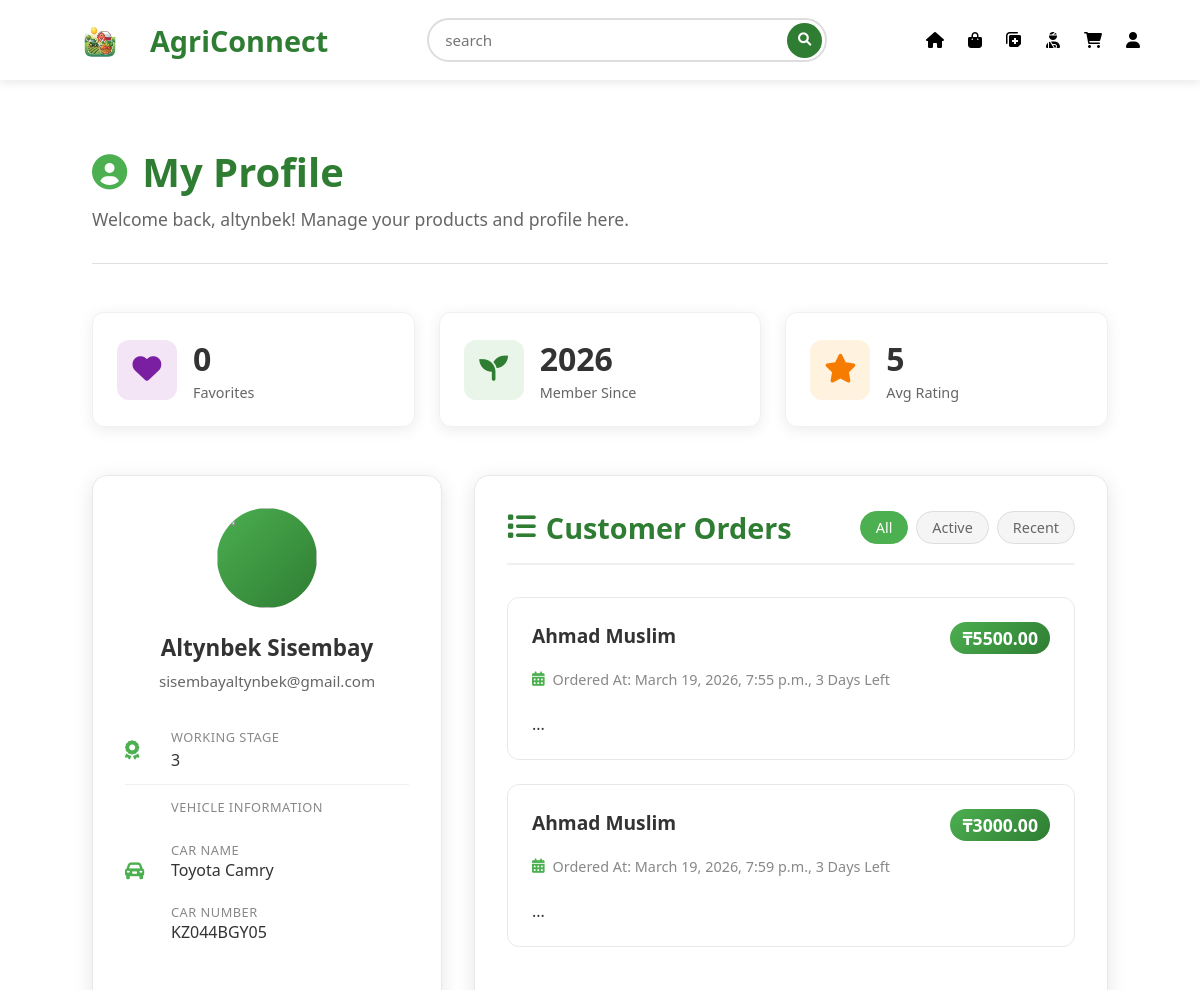
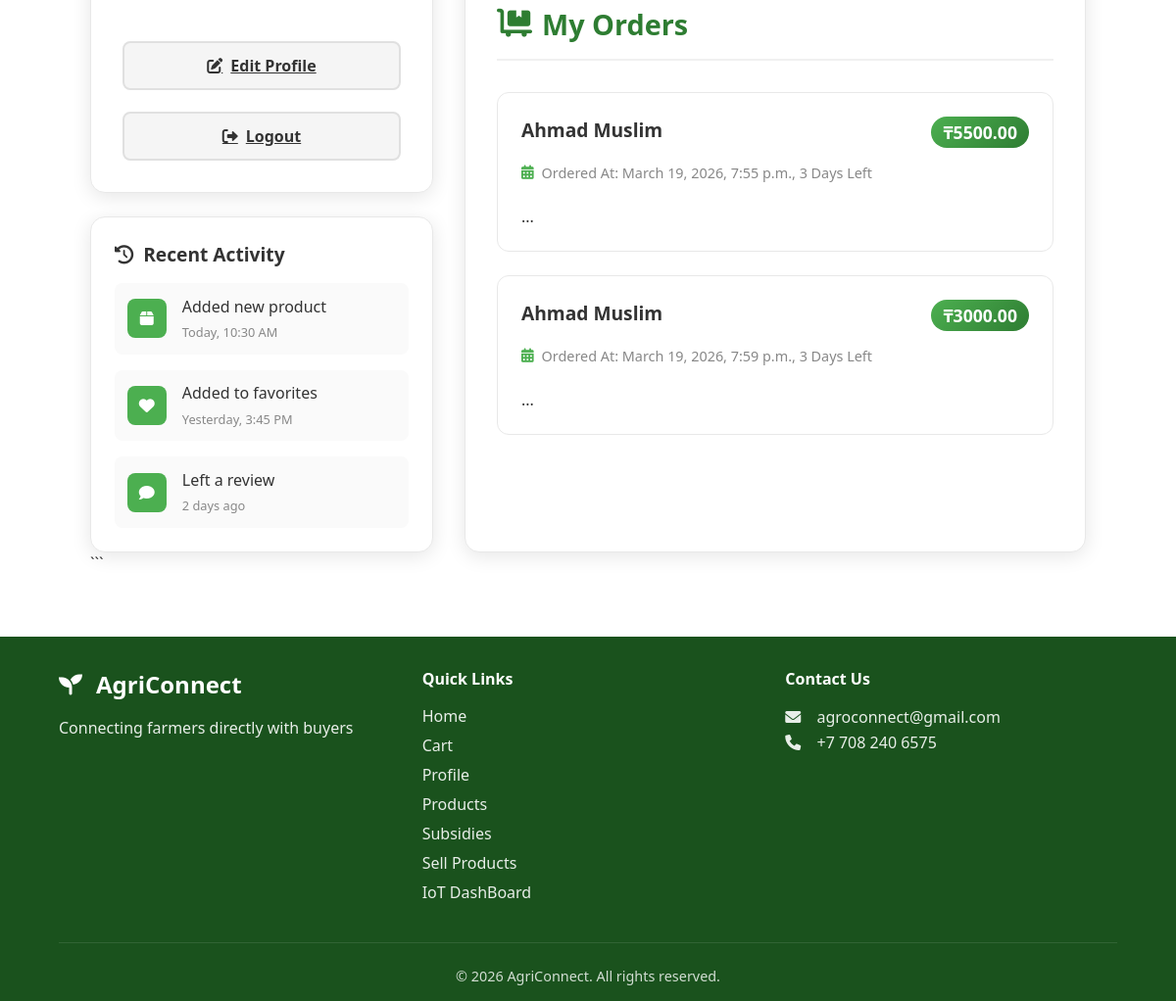
/profile/ (signed in), run on an earlier commit of the app's database (2 pictures, top to bottom).
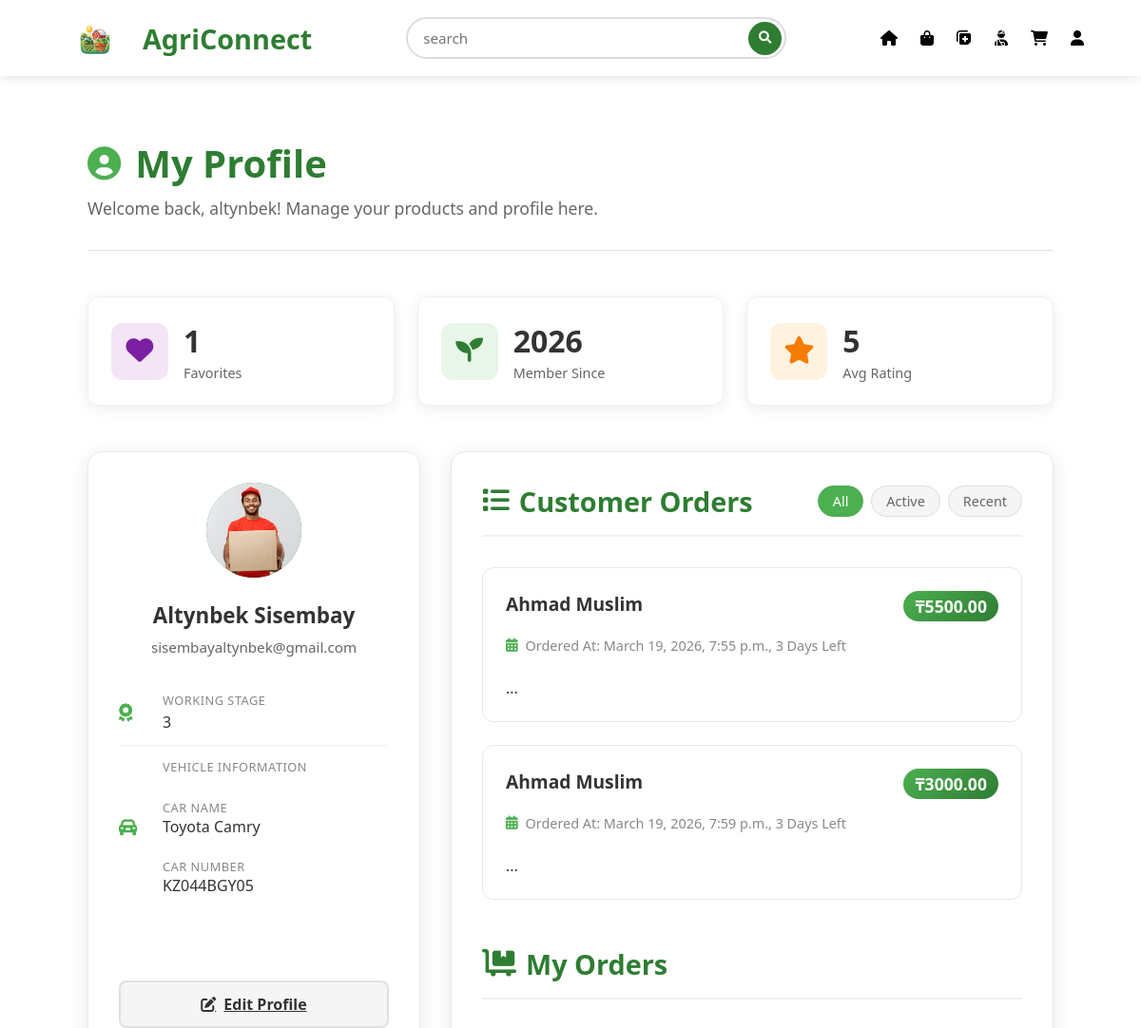
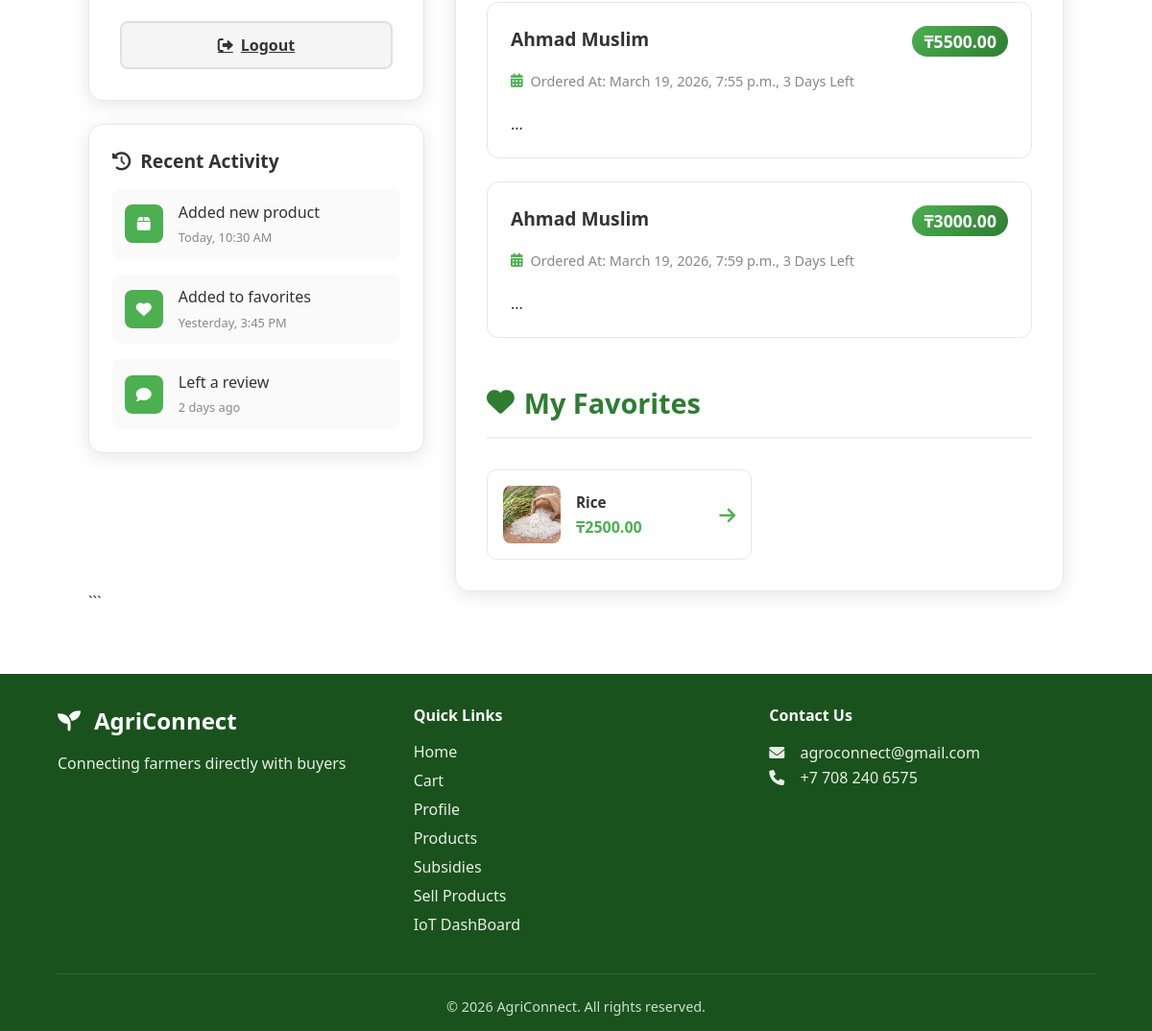
And on a later commit of the database (2 pictures, top to bottom).
### farmer_app/models.py (models this page shows, shortened)
class Buyer(models.Model):
    user = models.OneToOneField(settings.AUTH_USER_MODEL, on_delete=models.CASCADE)
    avatar = models.ImageField(upload_to="avatars/", blank=True, null=True)
    name = models.CharField(max_length=50)
    liked_products = models.ManyToManyField(
        'Products',
        blank=True,
        related_name='liked_by'
    )

class Order(models.Model):
    buyer = models.ForeignKey(Buyer, on_delete=models.CASCADE)
    delivery = models.ForeignKey(Deliveries, on_delete=models.SET_NULL, null=True)
    total_price = models.DecimalField(max_digits=10, decimal_places=2)
    created_at = models.DateTimeField(auto_now_add=True)

class Deliveries(models.Model):
    buyer = models.OneToOneField(Buyer, on_delete=models.CASCADE)
    vehicle = models.OneToOneField(CarDetails, on_delete=models.CASCADE)
    fullname = models.CharField(max_length=255)
    image = models.ImageField(upload_to="delivery_images/", blank=True, null=True)
    STATUS_CHOICES = [
        (1, 'Beginner'),
        (2, 'Intermediate'),
        (3, 'Professional'),
    ]
    working_stage = models.IntegerField(choices=STATUS_CHOICES)
    recommendation = models.TextField()

class Products(models.Model):
    image = models.ImageField(upload_to="products/", null=True, blank=True)
    farmer = models.ForeignKey(Farmer, on_delete=models.CASCADE)
    name = models.CharField(max_length=120)
    slug = AutoSlugField(populate_from='name', unique=True, always_update=False)
    price = models.DecimalField(
        max_digits=10,
        decimal_places=2,
        validators=[MinValueValidator(Decimal('0.01'))]
    )
    excerpt = models.CharField(max_length=200, null=True, blank=True)
    description = models.TextField()
    harvest_date = models.DateField(default=timezone.now)
    category = models.ForeignKey(Categories, on_delete=models.CASCADE)

### farmer_app/views.py (the view, shortened to what this page needs)
# urls.py: path('profile/', views.profile, name='profile'),
@login_required
def profile(request):
    buyer = getattr(request.user, "buyer", None)
    farmer = getattr(buyer, "farmer", None)
    delivery = getattr(buyer, "deliveries", None)
    products = Products.objects.filter(farmer=farmer) if farmer else []
    orders = Order.objects.filter(delivery=delivery) if delivery else []
    my_orders = Order.objects.filter(delivery=delivery) if delivery else []
    return render(request, "profile.html", {
        "buyer": buyer,
        "farmer": farmer,
        "delivery": delivery,
        "products": products,
        "orders": orders,
        "my_orders":my_orders,
    })

### farmer_app/templates/profile.html (shortened to what the changed rows need)
{% extends 'base.html' %}
{% load static %}
{% block content %}
<link rel="stylesheet" href="{% static 'css/profile.css' %}">
<div class="profile-container">
    <div class="profile-header">
        <div class="header-content">
            <h1><i class="fas fa-user-circle"></i> My Profile</h1>
            <p class="welcome-text">Welcome back, {{ buyer.user.username }}! Manage your products and profile here.</p>
        </div>
    </div>
<div class="quick-stats">
    <div class="stat-card">
        <div class="stat-info">
            <h3>{{ buyer.liked_products.count }}</h3>
            <p>Favorites</p>
        </div>
    </div>
    <div class="stat-card">
        <div class="stat-info">
            <h3>{{ buyer.user.date_joined|date:"Y" }}</h3>
            <p>Member Since</p>
        </div>
    </div>
</div>
<div class="profile-content">
    <div class="profile-sidebar">
        <div class="profile-card">
            <div class="profile-avatar">
                {% with user.socialaccount_set.first as social %}
                    {% if social and social.provider == "google" %}
                        {% if buyer.avatar %}
                            <img src="{{ buyer.avatar.url }}"
                                style="width:100px;height:100px;border-radius:50%;object-fit:cover;">
                        {% else %}
                            <img src="{{ social.extra_data.picture }}"
                                style="width:100px;height:100px;border-radius:50%;object-fit:cover;">
                        {% endif %}
                    {% endif %}
                {% endwith %}
            </div>
        </div>
    </div>
    <div class="profile-main">
        <div class="section-header">
            {% if farmer %}
                <h2><i class="fas fa-tractor"></i> My Products</h2>
            {% else %}
                <h2><i class="fas fa-list"></i> Customer Orders</h2>
            {% endif %}
        </div>
        {% if farmer %}
            {% if products %}
                <div class="products-grid">
                    {% for product in products %}
                    <div class="product-card">
                        <div class="product-image">
                            {% if product.image %}
                                <img src="{{ product.image.url }}" alt="{{ product.name }}">
                            {% else %}
                                <div class="no-image">
                                    <i class="fas fa-seedling"></i>
                                </div>
                            {% endif %}
                            <div class="product-badge">{{ product.category.name }}</div>
                        </div>
                        <div class="product-content">
                            <div class="product-header">
                                <h3>{{ product.name }}</h3>
                                <span class="product-price">₸{{ product.price }}</span>
                            </div>
                            {% if product.excerpt %}
                            <p class="product-excerpt">{{ product.excerpt }}</p>
                            {% endif %}
                            {% if product.harvest_date %}
                            <div class="product-meta">
                                <i class="fas fa-calendar-alt"></i>
                                <span>Harvested {{ product.harvest_date|date:"M d, Y" }}</span>
                            </div>
                            {% endif %}
                            <div class="product-actions">
                                <a href="{% url 'product-details' product.slug %}" class="view-btn">
                                    <i class="fas fa-eye"></i>
                                </a>
                                <a href="{% url 'update-page' product.id %}" class="view-btn">
                                    <i class="fas fa-edit"></i>
                                </a>
                                <form action="{% url 'delete_product' product.id %}" method="POST" class="delete-form">
                                    {% csrf_token %}
                                    <button type="submit" class="delete-btn" onclick="return confirm('Are you sure you want to delete this product?')">
                                        <i class="fas fa-trash"></i>
                                    </button>
                                </form>
                            </div>
                        </div>
                    </div>
                    {% endfor %}
                </div>
            {% else %}
                <div class="empty-state">
                    <div class="empty-icon">
                        <i class="fas fa-seedling"></i>
                    </div>
                    <h3>No Products Yet</h3>
                    <p>You haven't published any products yet. Start by adding your first product!</p>
                </div>
            {% endif %}
        {% else %}
            {% if orders %}
                <div class="products-grid">
                    {% for product in orders %}
                    <div class="product-card">
                        <div class="product-content">
                            <div class="product-header">
                                <h3>{{ product.delivery.fullname }}</h3>
                                <span class="product-price">₸{{ product.total_price }}</span>
                            </div>
                            {% if product.created_at %}
                            <div class="product-meta">
                                <i class="fas fa-calendar-alt"></i>
                                <span>Ordered At: {{ product.created_at }}, 3 Days Left</span>
                            </div>
                            {% endif %}
                            <div class="product-actions">
                                ...
                            </div>
                        </div>
                    </div>
                    {% endfor %}
                </div>
            {% endif %}
        {% endif %}
        <div class="section-header" style="margin-top: 3rem;">
            <h2><i class="fas fa-cart-flatbed "></i> My Orders</h2>
        </div>
            {% if orders %}
                <div class="products-grid">
                    {% for product in orders %}
                    <div class="product-card">
                        <div class="product-content">
                            <div class="product-header">
                                <h3>{{ product.delivery.fullname }}</h3>
                                <span class="product-price">₸{{ product.total_price }}</span>
                            </div>
                            {% if product.created_at %}
                            <div class="product-meta">
                                <i class="fas fa-calendar-alt"></i>
                                <span>Ordered At: {{ product.created_at }}, 3 Days Left</span>
                            </div>
                            {% endif %}
                            <div class="product-actions">
                                ...
                            </div>
                        </div>
                    </div>
                    {% endfor %}
                </div>
            {% endif %}
        {% if buyer.liked_products.exists %}
        <div class="section-header" style="margin-top: 3rem;">
            <h2><i class="fas fa-heart"></i> My Favorites</h2>
        </div>
        <div class="favorites-grid">
            {% for product in buyer.liked_products.all|slice:":9" %}
            <div class="favorite-card">
                {% if product.image %}
                    <img src="{{ product.image.url }}" alt="{{ product.name }}">
                {% else %}
                    <div class="no-image small">
                        <i class="fas fa-seedling"></i>
                    </div>
                {% endif %}
                <div class="favorite-info">
                    <h4>{{ product.name }}</h4>
                    <p>₸{{ product.price }}</p>
                </div>
                <a href="{% url 'product-details' product.slug %}" class="favorite-view">
                    <i class="fas fa-arrow-right"></i>
                </a>
            </div>
            {% endfor %}
        </div>
        {% endif %}
    </div>
</div>
</div>
{% endblock %}

What changed in the data, as far as the page shows it:
changed Buyer "altynbek": liked_products.count "0" → "1"; avatar: picture added
now on this page (row unchanged): Products: image (picture), name "Rice", price "2500.00"
Also different on the page:
text now shown: "My Favorites"
